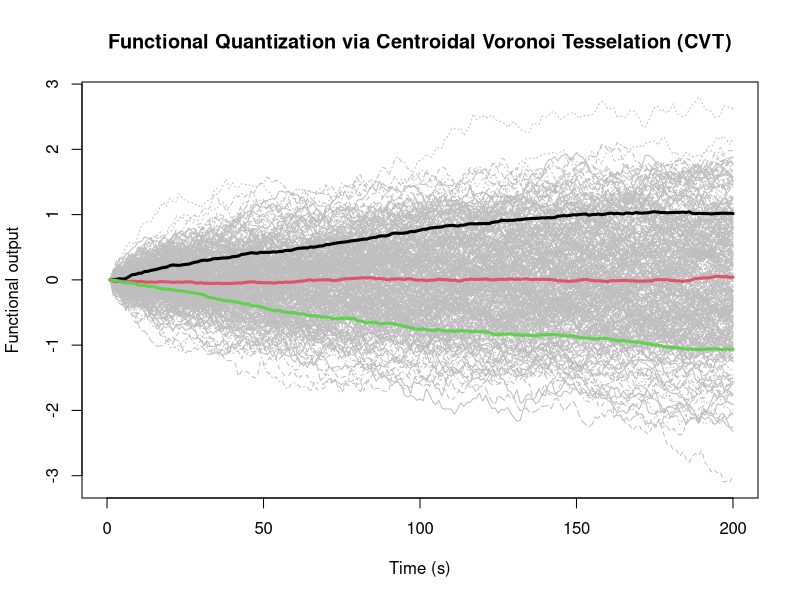
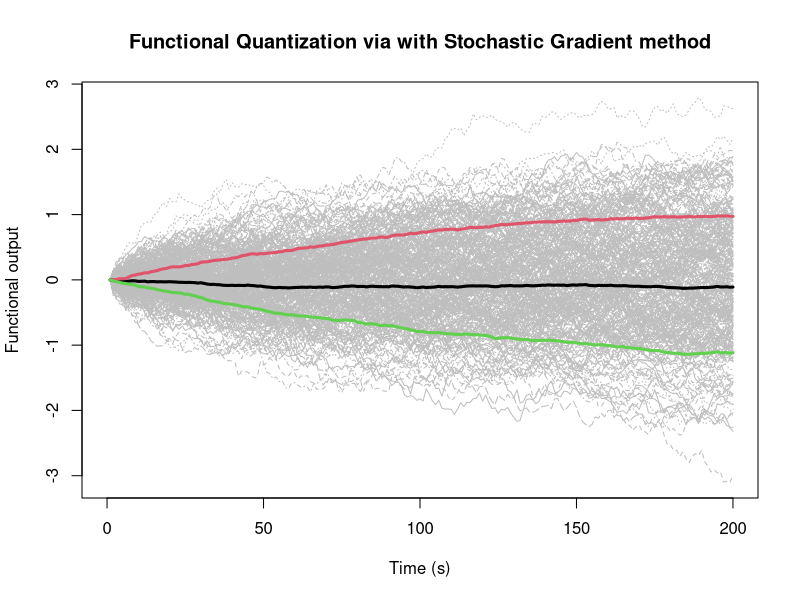
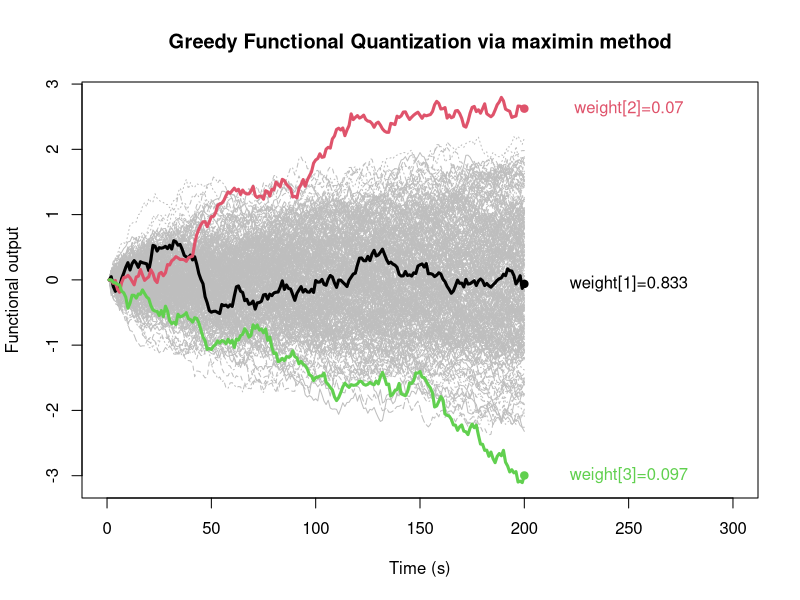
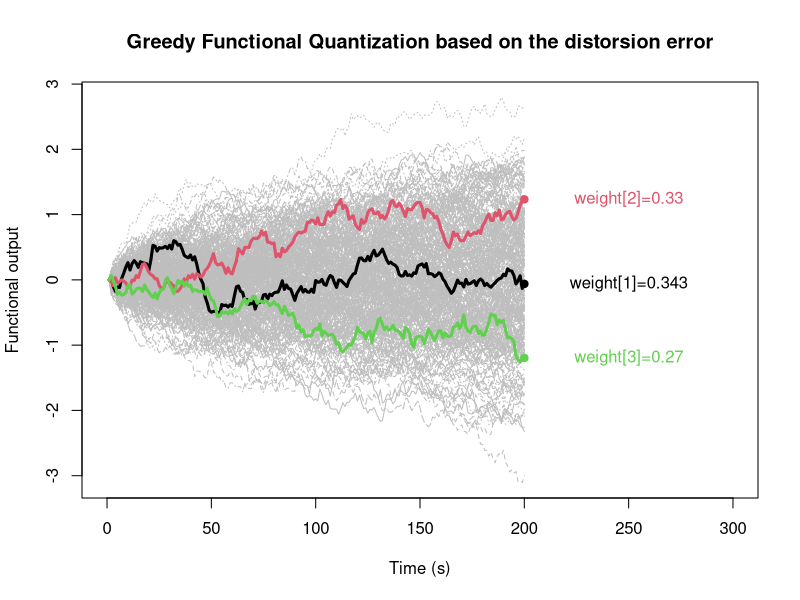

Source code (R) for these figures, in order:
## ---- chunk 1
knitr::opts_chunk$set(echo = TRUE)
## ---- chunk 2
CVT <- function(data,size,iter=22)
{
  Nsim <- dim(data)[1]
  discretization <- dim(data)[2]
  id <- sample(seq(1,Nsim,by=1),size)
  center <- data[id,]
  for(j in 1:iter)
  {
    ccenters <- center
    pairs <- (data)
    distances <- outer(
      1:nrow(pairs),
      1:nrow(ccenters),
      Vectorize( function(m,l) {
        sqrt(sum( (pairs[m,] - ccenters[l,])^2 )/discretization)
      } )
    )
    clusters <- apply(distances,1,which.min)
    weight <- rep(0,size)
    for(q in 1:size) weight[q] <- length(which(clusters==q))/Nsim
    for(i in 1:size)
    {
      if( length(which(clusters==i)) > 1) center[i,] <- apply(data[which(clusters==i),],2,mean)
      if( length(which(clusters==i)) == 1) center[i,] <- data[which(clusters==i),]
      if( length(which(clusters==i)) == 0) center[i,] <- center[i,]
    }
    data <- data
  }
  return(list(data=data,quantizer=center,weights=weight))
}
StochGradient <- function(data,mKL,size)
{
  choice.grid_Reda <- function(X, N, ng=1, p = 2) {
    if (!is.numeric(X))
      stop("X must be numeric")
    if (!is.vector(X) & !is.matrix(X))
      stop("X must be a matrix or a vector")
    if ((!(floor(N) == N)) | (N <= 0))
      stop("N must be entire and positive")
    if ((!(floor(ng) == ng)) | (ng <= 0))
      stop("B must be entire")
    if (p < 1)
      stop("p must be at least 1")
    if (is.vector(X)) {
      d <- 1
      n <- length(X)
      primeX <- matrix(sample(X, n * ng, replace = TRUE),
                       nrow = ng)
      hatX <- replicate(ng, sample(unique(X), N, replace = FALSE))
      hatX0 <- hatX  #save the initial grids
      gammaX <- array(0, dim = c(ng, n + 1))
      # initialisation of the step parameter gamma
      a_gamma <- 4 * N
      b_gamma <- pi^2 * N^(-2)
      BtestX = array(Inf, dim = c(ng, 1))
      # choice of gamma0X
      projXbootinit <- array(0, dim = c(n, ng))
      # index of the grid on which X is projected
      iminx <- array(0, dim = c(n, ng))
      for (i in 1:n) {
        RepX <- matrix(rep(X[i], N * ng), ncol = ng, byrow = TRUE)
        Ax <- sqrt((RepX - hatX0)^2)
        iminx[i, ] <- apply(Ax, 2, which.min)
        mx <- matrix(c(iminx[i, ], c(1:ng)), nrow = ng)
        projXbootinit[i, ] <- hatX0[mx]
      }
      RepX <- matrix(rep(X, ng), ncol = ng)
      distortion <- apply((RepX - projXbootinit)^2, 2, sum)/n
      temp_gammaX <- which(distortion > 1)
      if (length(temp_gammaX) > 0) {
        distortion[temp_gammaX] <- array(1, dim = c(length(temp_gammaX),
                                                    1))
      }
      gamma0X <- distortion
      if(any(gamma0X < 0.005)){gamma0X[gamma0X<0.005] <- 1}
      gammaX = array(0, dim = c(ng, n + 1))
      for (i in 1:ng) {
        # calculation of the step parameter
        gammaX[i, ] <- gamma0X[i] * a_gamma/(a_gamma + gamma0X[i] *
                                               b_gamma * c(1:(n + 1) - 1))
      }
      gammaX[, 1] <- gamma0X
      iminX <- array(0, dim = c(n, ng))  #index that will change
      tildeX <- array(0, dim = c(N, ng))
      # updating of the grids, providing optimal grids
      for (i in 1:n) {
        for (j in 1:ng) {
          tildeX[, j] <- matrix(rep(primeX[j, i], N), nrow = N,
                                byrow = TRUE)
        }
        Ax <- sqrt((tildeX - hatX)^2)
        # calculation of each distance to determine the point of
        # the grid the closer of the stimuli
        iminX[i, ] <- apply(Ax, 2, which.min)
        mX <- matrix(c(iminX[i, ], c(1:ng)), nrow = ng)
        if(sqrt(sum((hatX[mX] - primeX[, i])^2))==0){
          hatX[mX] <- hatX[mX] - gammaX[, i + 1] * (hatX[mX] - primeX[, i])
        }else{
          hatX[mX] <- hatX[mX] - gammaX[, i + 1] * (hatX[mX] -
                                                      primeX[, i]) * (sqrt(sum((hatX[mX] - primeX[,
                                                                                                  i])^2)))^(p - 1)/sqrt(sum((hatX[mX] - primeX[,                                                                                                                          i])^2))
        }
      }
    } else {
      n <- ncol(X)
      d <- nrow(X)
      primeX <- array(X[, sample(c(1:n), n * ng,
                                 replace = T)], dim = c(d, n, ng))
      hatX <- replicate(ng, unique(X)[, sample(c(1:n),
                                               N, replace = F)])  # initial grids chosen randomly in the sample
      hatX <- array(hatX, dim = c(d, N, ng))
      hatX0 <- hatX  #save the initial grids
      # initialisation of the step parameter gamma
      a_gamma <- 4 * N^(1/d)
      b_gamma <- pi^2 * N^(-2/d)
      BtestX <- array(Inf, dim = c(1, ng))
      # choice of gamma0X
      for (i in 1:(N - 1)) {
        for (j in (i + 1):N) {
          Bx <- array(0, dim = c(ng, 1))
          Bx <- sqrt(apply((hatX[, i, , drop = FALSE] -
                              hatX[, j, , drop = FALSE])^2, c(2, 3), sum))/2
          temp_gammaX <- which(Bx < BtestX)
          BtestX[temp_gammaX] <- Bx[temp_gammaX]
        }
      }
      temp_gammaX = which(BtestX > 1)
      if (length(temp_gammaX) > 0) {
        BtestX[temp_gammaX] <- array(1, dim = c(length(temp_gammaX),
                                                1))
      }
      gamma0X <- BtestX
      if(any(gamma0X < 0.005)){gamma0X[gamma0X<0.005] <- 1}
      
      gammaX <- array(0, dim = c(ng, n + 1))
      for (i in 1:ng) {
        # calculation of the step parameter
        gammaX[i, ] <- gamma0X[i] * a_gamma/(a_gamma + gamma0X[i] *
                                               b_gamma * c(1:(n + 1) - 1))
      }
      gammaX[, 1] <- gamma0X
      iminX <- array(0, dim = c(n, ng))  #index that will change
      tildeX <- array(0, dim = c(d, N, ng))
      # updating of the grids, providing optimal grids
      for (i in 1:n) {
        for (j in 1:ng) {
          tildeX[, , j] <- matrix(rep(primeX[, i, j], N),
                                  nrow = N, byrow = FALSE)
        }
        Ax <- sqrt(apply((tildeX - hatX)^2, c(2, 3), sum))
        # calculation of each distance to determine the point of the grid
        #the closer of the stimuli
        iminX[i, ] <- apply(Ax, 2, which.min)
        for (k in 1:d) {
          m <- matrix(c(rep(k, ng), iminX[i, ], c(1:ng)), ncol = 3)
          if(p==2){
            hatX[m] = hatX[m] - gammaX[, i + 1] * (hatX[m] - primeX[k, i, ])
          }else{
            hatX[m] = hatX[m] - gammaX[,i + 1] * (hatX[m] - primeX[k, i, ]) *
              (sqrt(sum((hatX[m] - primeX[k, i, ])^2)))^(p - 1)/sqrt(sum((hatX[m] - primeX[k,
                                                                                           i, ])^2))
          }
        }
      }
    }
    output <- list(init_grid=hatX0,opti_grid=hatX)
    output
  }
  
  dimRed <- Karhunen_Loeve(data,mKL,scale=TRUE)
  support <- dimRed$Coeff
  MEAN <- dimRed$center
  
  l <- choice.grid_Reda(t(support),size,ng=1,p=2)
  
  newCoeff <- t(l$opti_grid[,,1])
  
  quantizer <- matrix(0,ncol=ncol(data),nrow=size)
  for(i in 1:size)
  {
    test <- matrix(0,ncol=mKL,nrow=ncol(data))
    for(j in 1:mKL) test[,j] <- newCoeff[i,j] * (dimRed$eigenfunction[,j]  )
    quantizer[i,] <- apply(test,1,sum) + MEAN
  }
  
  ccenters <- quantizer
  pairs <- data
  distances <- outer(
    1:nrow(pairs),
    1:nrow(ccenters),
    Vectorize( function(m,l) {
      sum( (pairs[m,] - ccenters[l,])^2 )
    } )
  )
  clusters <- apply(distances,1,which.min)
  weight <- as.vector(as.matrix(NA,1,size))
  for(q in 1:size) weight[q] <- length(which(clusters==q))/dim(data)[1]
  
  return(list(data=data,quantizer=quantizer,weights=weight))
}
GFQ <- function(data,mKL,size,method,deepstart=TRUE)
{
  support <- Karhunen_Loeve(data,mKL,scale=TRUE)$Coeff
  if(method == 'L2')
  {
    DESIGN <- NULL
    DESIGN <- as.vector(which.min(apply(((support - colMeans(support))^2),1,sum)))
    n <- dim(support)[1]
    for(j in 2:n)
    {
      e2 <- rep(NA,n)
      for(i in 1:n)
      {
        Distance <- as.matrix(dist(rbind(support,support[c(DESIGN,i),])))
        if(j==1) e2[i] <- min((Distance[1:n,(n+1)])[-i])
        else e2[i] <- sum(apply(Distance[1:n,(n+1):(n+(j))],1,min))
      }
      DESIGN <- c(DESIGN,which.min(e2))
      if(j > size) break
    }
  }
  
  if(method=='maximin')
  {
    if(deepstart==FALSE) res <- sample(seq(1,dim(data)[1]),1)
    else res <- as.vector(which.min(apply(((support - colMeans(support))^2),1,sum)))
    
    x <- support[res,]
    dim <- dim(as.matrix(x))[1]
    n <- size+1
    N <- dim(support)[1]
    support <- cbind(1:N,support)
    dist <- matrix(NA*1:(2*N),ncol=2)
    dist[,1] = c(1:N)
    p <- x
    for(j in 1:(size-1))
    {
      for(i in 1:N)
      {
        Distance <- as.matrix(dist(rbind(p,support[i,c(2:(dim+1))])))
        diag(Distance) <- 1.0E30
        min1 <- apply(Distance,2,min)
        dist[i,2] <- min(min1)
      }
      ind <- dist[order(dist[,2],decreasing=TRUE),1][1]
      p <- rbind(p,support[ind,c(2:(dim+1))])
      res <- c(res,ind)
    }
    DESIGN <- res
  }
  
  ccenters <- data[DESIGN,]
  pairs <- data
  distances <- outer(
    1:nrow(pairs),
    1:nrow(ccenters),
    Vectorize( function(m,l) {
      sum( (pairs[m,] - ccenters[l,])^2 )
    } )
  )
  clusters <- apply(distances,1,which.min)
  weight <- as.vector(as.matrix(NA,1,size))
  for(q in 1:size) weight[q] <- length(which(clusters==q))/dim(data)[1]
  return(list(data=data,quantizer=data[DESIGN,],weights=weight,index=DESIGN))
}
Karhunen_Loeve <- function(data,mKL,scale=TRUE)
{
  dataa <- data
  MEAN <- apply(data,2,mean)
  if(scale== TRUE){ data <- scale((data),center=TRUE,scale=FALSE)}
  else {data <- (data)}
  n <- nrow(data )
  M <- ncol(data )
  COVARIANCE <- t(data ) %*% (data )/n
  ei=eigen(COVARIANCE, symmetric = TRUE)
  q <- mKL
  EIGENVECTORS <- matrix(ei$vectors[, 1:q],ncol=q)
  EIGENVALUES <- ei$values[1:q]
  VAR <- sum(ei$values[1:q])/sum(ei$values)
  COMPONENT1 <- data %*% EIGENVECTORS
  return(list(Coeff=COMPONENT1,ExplainedVar=VAR,center=MEAN,eigenfunction=EIGENVECTORS))
}
BM <- function(N=1000,M=1,x0=0,t0=0,T=1,Dt=NULL)
{
  Dt <- (T - t0)/N
  t <- seq(t0, T, by=Dt)
  res <- data.frame(sapply(1:M,function(i) c(0,cumsum(rnorm(N,mean  =0,sd=sqrt(Dt))))))
  names(res) <- paste("X",1:M,sep="")
  X <- ts(res, start = t0, deltat = Dt)
  return(X)
}
## ---- chunk 3
data <- t(BM(N = 200 - 1, M = 300))
size <- 3
quant <- CVT(data,size,iter=22)
## ---- chunk 4
matplot(t(quant$data),type='l',col='grey',xlim=c(0,200),
        xlab="Time (s)",ylab="Functional output",main="Functional Quantization via Centroidal Voronoi Tesselation (CVT)")
for(i in 1:size) lines(quant$quantizer[i,],col=i,lwd=3)
## ---- chunk 5
mKL <- 2
quant <- StochGradient(data,mKL,size)
## ---- chunk 6
matplot(t(quant$data),type='l',col='grey',xlim=c(0,200),
        xlab="Time (s)",ylab="Functional output",main="Functional Quantization via with Stochastic Gradient method")
for(i in 1:size) lines(quant$quantizer[i,],col=i,lwd=3)
## ---- chunk 7
quant <- GFQ(data,mKL,size,method="maximin",deepstart=TRUE)
## ---- chunk 8
matplot(t(quant$data),type='l',col='grey',xlim=c(0,300),
        xlab="Time (s)",ylab="Functional output",main="Greedy Functional Quantization via maximin method")
for(i in 1:size) lines(quant$quantizer[i,],col=i,lwd=3)
for(i in 1:size)  points(200,quant$quantizer[i,200],pch=19,col=i)
for(i in 1:size)  text(250,quant$quantizer[i,200],labels=paste("weight[",i,"]=",round(quant$weights[i],3),sep=""),col=i)
## ---- chunk 9
quant <- GFQ(data,mKL,size,method="L2",deepstart=TRUE)
## ---- chunk 10
matplot(t(quant$data),type='l',col='grey',xlim=c(0,300),
        xlab="Time (s)",ylab="Functional output",main="Greedy Functional Quantization based on the distorsion error")
for(i in 1:size) lines(quant$quantizer[i,],col=i,lwd=3)
for(i in 1:size)  points(200,quant$quantizer[i,200],pch=19,col=i)
for(i in 1:size)  text(250,quant$quantizer[i,200],labels=paste("weight[",i,"]=",round(quant$weights[i],3),sep=""),col=i)
